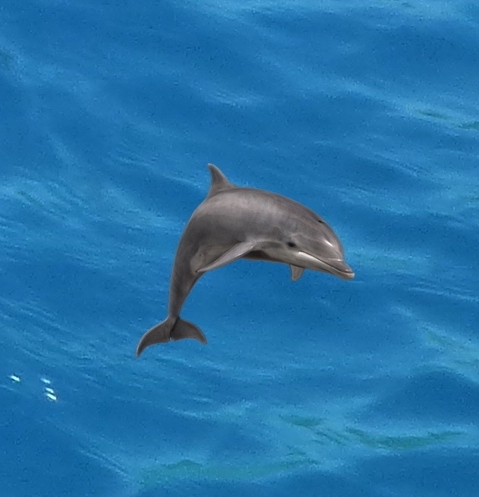
#> input picture lab5_ws/src/perception/test_data/test1.jpeg, 479 x 497 px; its folder holds only this picture in this run
$ python debug_detection.py
#> lines starting #> are read from the running program, lines starting #| are printed output that depends on the picture
#> further down, image is the input picture: shape (497, 479, 3); mean B, G, R 169.1, 115.4, 37
### lab5_ws/src/perception/src/marine_life_detection.py
#!/usr/bin/env python
import cv2
import numpy as np

# Create a class which we will use to take keyboard commands and convert them to a position
class MarineLifeDetection():

  def create_marine_life_mask(self, image):
    # Convert the image to the HSV format using opencv
    # Define your HSV upper values
    # Define your HSV lower values
    # Generate a mask using opencv inrange function.
    # Return the mask
    return None

  def segment_image(self, image, mask):
    # Return the bitwise_and of the image and the mask. Note opencv has a bitwise_and operation
    # Return the resultant image
    return None

  def marine_life_detected(self, mask):
    # Compute the size of the mask
    # Compute the number of marine animal pixels in the mask
    # Use the ratio of these values to determine whether an animal was detected or not
    # Return whether an animal is detected or not
    return False

### lab5_ws/src/perception/src/debug_detection.py
#!/usr/bin/env python
import cv2
from marine_life_detection import MarineLifeDetection
from mpl_toolkits.mplot3d import Axes3D
from matplotlib import cm
from matplotlib import colors
import matplotlib.pyplot as plt
import numpy as np

# This function takes in an image and plots the HSV pixels values for the image
def debug_hsv(image, fig):
  plt.clf()
  img = cv2.resize(image, (50, 50))
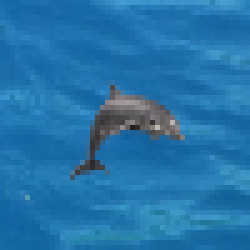
#> img: shape (50, 50, 3) (shown 5 times larger); mean B, G, R 169.1, 115.4, 36.9
  img = cv2.cvtColor(img, cv2.COLOR_BGR2RGB)
  pixel_colors = img.reshape((np.shape(img)[0]*np.shape(img)[1], 3))
#> pixel_colors = 2500 rows, first 8: [24, 106, 166], [22, 105, 165], [23, 105, 165], [23, 105, 165], [27, 109, 169], [28, 109, 172], [29, 108, 173], [31, 111, 174]
  norm = colors.Normalize(vmin=-1.,vmax=1.)
  norm.autoscale(pixel_colors)
  pixel_colors = norm(pixel_colors).tolist()
#> pixel_colors = 2500 items, first 6: [0.0459, 0.464, 0.77], [0.0357, 0.459, 0.765], [0.0408, 0.459, 0.765], [0.0408, 0.459, 0.765], [0.0612, 0.48, 0.786], [0.0663, 0.48, 0.801]
  hsv_img = cv2.cvtColor(img, cv2.COLOR_RGB2HSV)
#> hsv_img: shape (50, 50, 3); mean H, S, V 102.9, 196.1, 169.3
  h, s, v = cv2.split(hsv_img)
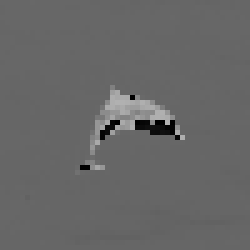
#> h: shape (50, 50) (shown 5 times larger); min 0, max 177, mean 102.9
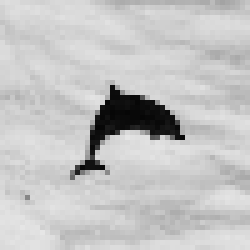
#> s: shape (50, 50) (shown 5 times larger); min 4, max 230, mean 196.1
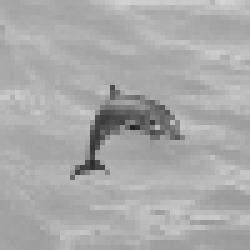
#> v: shape (50, 50) (shown 5 times larger); min 33, max 211, mean 169.3
  axis = fig.add_subplot(1, 1, 1, projection="3d")
  axis.scatter(h.flatten(), s.flatten(), v.flatten(), facecolors=pixel_colors, marker=".")
  axis.set_xlabel("Hue")
  axis.set_ylabel("Saturation")
  axis.set_zlabel("Value")
  return h,s,v,pixel_colors

# Create the marine life detection class
d = MarineLifeDetection()

# For the 8 test images
for i in np.arange(1, 9):

  # Load the test image
  image = cv2.imread('../test_data/test' + str(i) + '.jpeg')

  # Convert to smaller size for easier viewing
  img = cv2.resize(image, (200, 200))

  # Create a figure showing the HSV values
  fig = plt.figure(1)
  h,s,v,pixel_colors = debug_hsv(img, fig)
  plt.pause(0.05)
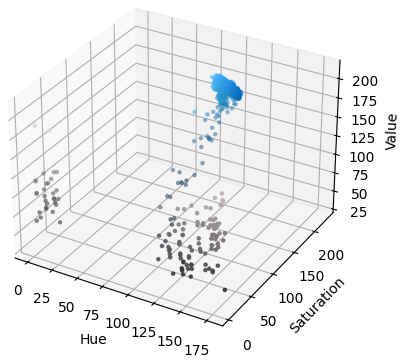
#> figure drawn by matplotlib, 1 panel

  # Use the marine life detection class functions
  # NOTE: These are the functions you will need to implement
  mask = d.create_marine_life_mask(img)
  seg_img = d.segment_image(img, mask)
  detected = d.marine_life_detected(mask)
#> detected = False
  print("Animal Detected: " + str(detected))
#| Animal Detected: False

  # Display returned images
  if img is not None:
    cv2.imshow('Raw Image',img)
  if seg_img is not None:
    cv2.imshow('Marine Life', seg_img)

  # Wait 5 seconds before continuing the loop
  key = cv2.waitKey(5000)
#> (key Esc is pressed here)
  if key == 27:
      cv2.destroyAllWindows()
      break

cv2.destroyAllWindows()
